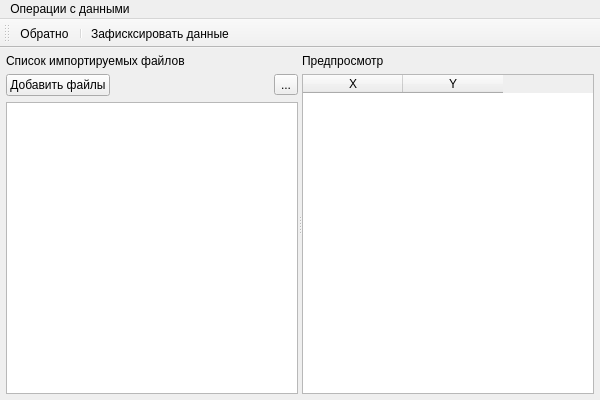
<?xml version="1.0" encoding="UTF-8"?>
<ui version="4.0">
 <class>ImporMaster</class>
 <widget class="QMainWindow" name="ImporMaster">
  <property name="geometry">
   <rect>
    <x>0</x>
    <y>0</y>
    <width>600</width>
    <height>400</height>
   </rect>
  </property>
  <property name="windowTitle">
   <string>Управление исходными данными</string>
  </property>
  <property name="windowIcon">
   <iconset>
    <normaloff>gui/icons/database-add.png</normaloff>gui/icons/database-add.png</iconset>
  </property>
  <widget class="QWidget" name="centralwidget">
   <layout class="QHBoxLayout" name="horizontalLayout">
    <property name="leftMargin">
     <number>6</number>
    </property>
    <property name="topMargin">
     <number>6</number>
    </property>
    <property name="rightMargin">
     <number>6</number>
    </property>
    <property name="bottomMargin">
     <number>6</number>
    </property>
    <item>
     <widget class="QSplitter" name="splitter">
      <property name="orientation">
       <enum>Qt::Horizontal</enum>
      </property>
      <widget class="QWidget" name="layoutWidget">
       <layout class="QGridLayout" name="gridLayout_3">
        <item row="0" column="0">
         <widget class="QLabel" name="label_2">
          <property name="text">
           <string>Список импортируемых файлов</string>
          </property>
         </widget>
        </item>
        <item row="1" column="0">
         <layout class="QGridLayout" name="gridLayout">
          <item row="0" column="0">
           <widget class="QPushButton" name="btn_add_files_dialog">
            <property name="toolTip">
             <string>Пакетная загрузка файлов</string>
            </property>
            <property name="text">
             <string>Добавить файлы</string>
            </property>
            <property name="icon">
             <iconset>
              <normaloff>gui/icons/add.png</normaloff>gui/icons/add.png</iconset>
            </property>
            <property name="iconSize">
             <size>
              <width>24</width>
              <height>24</height>
             </size>
            </property>
           </widget>
          </item>
          <item row="0" column="1">
           <spacer name="horizontalSpacer">
            <property name="orientation">
             <enum>Qt::Horizontal</enum>
            </property>
            <property name="sizeHint" stdset="0">
             <size>
              <width>40</width>
              <height>20</height>
             </size>
            </property>
           </spacer>
          </item>
          <item row="0" column="2">
           <widget class="QToolButton" name="btd_delete_current_file">
            <property name="toolTip">
             <string>Удалить выбранный файл</string>
            </property>
            <property name="text">
             <string>...</string>
            </property>
            <property name="icon">
             <iconset>
              <normaloff>gui/icons/delete.png</normaloff>gui/icons/delete.png</iconset>
            </property>
            <property name="iconSize">
             <size>
              <width>24</width>
              <height>24</height>
             </size>
            </property>
           </widget>
          </item>
         </layout>
        </item>
        <item row="2" column="0">
         <widget class="QListWidget" name="list_files"/>
        </item>
       </layout>
      </widget>
      <widget class="QWidget" name="layoutWidget">
       <layout class="QGridLayout" name="gridLayout_2">
        <item row="0" column="0">
         <widget class="QLabel" name="label">
          <property name="text">
           <string>Предпросмотр</string>
          </property>
         </widget>
        </item>
        <item row="1" column="0">
         <widget class="QTableWidget" name="table_preview">
          <property name="columnCount">
           <number>2</number>
          </property>
          <column>
           <property name="text">
            <string>X</string>
           </property>
          </column>
          <column>
           <property name="text">
            <string>Y</string>
           </property>
          </column>
         </widget>
        </item>
       </layout>
      </widget>
     </widget>
    </item>
   </layout>
  </widget>
  <widget class="QMenuBar" name="menuBar">
   <property name="geometry">
    <rect>
     <x>0</x>
     <y>0</y>
     <width>600</width>
     <height>21</height>
    </rect>
   </property>
   <widget class="QMenu" name="menu">
    <property name="title">
     <string>Операции с данными</string>
    </property>
    <addaction name="action_check_files"/>
    <addaction name="separator"/>
    <addaction name="action_delete_all_files"/>
   </widget>
   <addaction name="menu"/>
  </widget>
  <widget class="QToolBar" name="toolBar">
   <property name="windowTitle">
    <string>toolBar</string>
   </property>
   <attribute name="toolBarArea">
    <enum>TopToolBarArea</enum>
   </attribute>
   <attribute name="toolBarBreak">
    <bool>false</bool>
   </attribute>
   <addaction name="action_back"/>
   <addaction name="separator"/>
   <addaction name="action_check_files"/>
  </widget>
  <action name="action_delete_all_files">
   <property name="icon">
    <iconset>
     <normaloff>gui/icons/trash-full.png</normaloff>gui/icons/trash-full.png</iconset>
   </property>
   <property name="text">
    <string>Очистить список данных</string>
   </property>
   <property name="toolTip">
    <string>Очистить список данных</string>
   </property>
  </action>
  <action name="action_check_files">
   <property name="icon">
    <iconset>
     <normaloff>gui/icons/check-alt.png</normaloff>gui/icons/check-alt.png</iconset>
   </property>
   <property name="text">
    <string>Зафисксировать данные</string>
   </property>
   <property name="toolTip">
    <string>Зафиксировать изменения</string>
   </property>
   <property name="shortcut">
    <string>Ctrl+J</string>
   </property>
  </action>
  <action name="action_back">
   <property name="icon">
    <iconset>
     <normaloff>gui/icons/arrow-1-backward.png</normaloff>gui/icons/arrow-1-backward.png</iconset>
   </property>
   <property name="text">
    <string>Обратно</string>
   </property>
   <property name="toolTip">
    <string>Вернутся в главное окно</string>
   </property>
   <property name="shortcut">
    <string>Ctrl+Q</string>
   </property>
  </action>
  <action name="action_add_files">
   <property name="icon">
    <iconset>
     <normaloff>gui/icons/add.png</normaloff>gui/icons/add.png</iconset>
   </property>
   <property name="text">
    <string>Добавить данные</string>
   </property>
   <property name="toolTip">
    <string>Выбрать файлы для загрузуки</string>
   </property>
  </action>
 </widget>
 <resources/>
 <connections>
  <connection>
   <sender>list_files</sender>
   <signal>currentRowChanged(int)</signal>
   <receiver>ImporMaster</receiver>
   <slot>select_current_file()</slot>
   <hints>
    <hint type="sourcelabel">
     <x>153</x>
     <y>256</y>
    </hint>
    <hint type="destinationlabel">
     <x>299</x>
     <y>199</y>
    </hint>
   </hints>
  </connection>
  <connection>
   <sender>action_back</sender>
   <signal>triggered()</signal>
   <receiver>ImporMaster</receiver>
   <slot>close()</slot>
   <hints>
    <hint type="sourcelabel">
     <x>-1</x>
     <y>-1</y>
    </hint>
    <hint type="destinationlabel">
     <x>299</x>
     <y>199</y>
    </hint>
   </hints>
  </connection>
  <connection>
   <sender>action_check_files</sender>
   <signal>triggered()</signal>
   <receiver>ImporMaster</receiver>
   <slot>check_files()</slot>
   <hints>
    <hint type="sourcelabel">
     <x>-1</x>
     <y>-1</y>
    </hint>
    <hint type="destinationlabel">
     <x>299</x>
     <y>199</y>
    </hint>
   </hints>
  </connection>
  <connection>
   <sender>btd_delete_current_file</sender>
   <signal>clicked()</signal>
   <receiver>ImporMaster</receiver>
   <slot>delete_current_file()</slot>
   <hints>
    <hint type="sourcelabel">
     <x>280</x>
     <y>100</y>
    </hint>
    <hint type="destinationlabel">
     <x>299</x>
     <y>199</y>
    </hint>
   </hints>
  </connection>
  <connection>
   <sender>action_delete_all_files</sender>
   <signal>triggered()</signal>
   <receiver>ImporMaster</receiver>
   <slot>delete_all_files()</slot>
   <hints>
    <hint type="sourcelabel">
     <x>-1</x>
     <y>-1</y>
    </hint>
    <hint type="destinationlabel">
     <x>299</x>
     <y>199</y>
    </hint>
   </hints>
  </connection>
  <connection>
   <sender>btn_add_files_dialog</sender>
   <signal>clicked()</signal>
   <receiver>ImporMaster</receiver>
   <slot>add_file_dialog()</slot>
   <hints>
    <hint type="sourcelabel">
     <x>72</x>
     <y>100</y>
    </hint>
    <hint type="destinationlabel">
     <x>299</x>
     <y>199</y>
    </hint>
   </hints>
  </connection>
  <connection>
   <sender>list_files</sender>
   <signal>itemClicked(QListWidgetItem*)</signal>
   <receiver>ImporMaster</receiver>
   <slot>select_current_file()</slot>
   <hints>
    <hint type="sourcelabel">
     <x>151</x>
     <y>256</y>
    </hint>
    <hint type="destinationlabel">
     <x>299</x>
     <y>199</y>
    </hint>
   </hints>
  </connection>
 </connections>
 <slots>
  <slot>select_current_file()</slot>
  <slot>check_files()</slot>
  <slot>delete_current_file()</slot>
  <slot>delete_all_files()</slot>
  <slot>add_file_dialog()</slot>
  <slot>send_data()</slot>
 </slots>
</ui>
